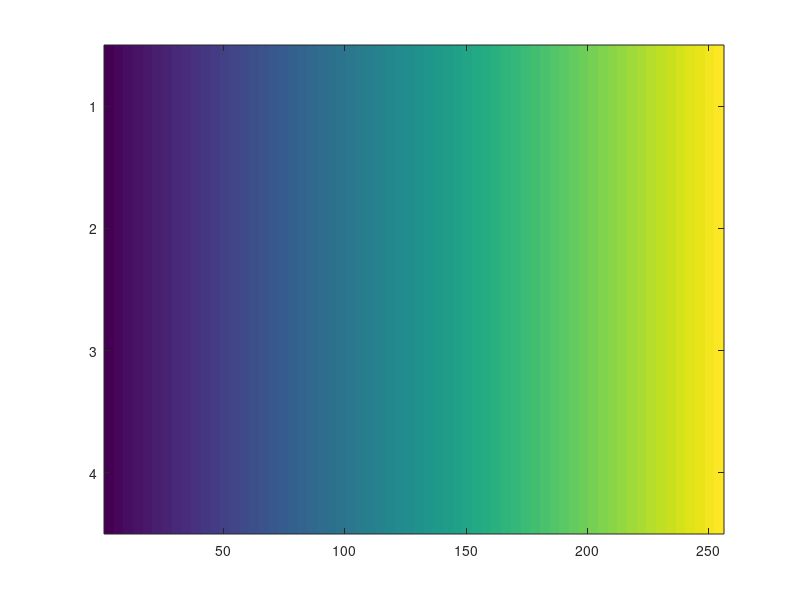

This figure's MATLAB source: (Note: this script raises an error after producing the figure.)
% 2020-6-9 YXC
% make 'Body'

% Body = zeros(256,3);
% 
% x = linspace(1,256,6);
% r = [0,126,191,225,255,255];
% g = [0,77,72,144,218,255];
% b = [0,35,30,123,154,255];
% 
% Body(:,1) = interp1(x,r,linspace(1,256,256));
% Body(:,2) = interp1(x,g,linspace(1,256,256));
% Body(:,3) = interp1(x,b,linspace(1,256,256));
% 
% Body = Body/256;

%% 2020-12-20 make jet2

% % import jet from color map 
x = linspace(1,256,256);
x = x.*ones(4,size(x,2));
f = figure;
imagesc(x);
setcolor(f,'Jetblack');
% 
% figure,plot(Jet(:,1),'r');
% hold on
% plot(Jet(:,2),'g');
% plot(Jet(:,3),'b');

% db = Jet(2,3)-Jet(1,3);
% extrab = flip(Jet(1,3):-db:0);
% extrab = extrab';
% extrab = extrab(1:end-1);
% extrar = zeros(size(extrab));
% extrag = extrar;
% 
% newR = [extrar',Jet(:,1)']';
% newG = [extrag',Jet(:,2)']';
% newB = [extrab',Jet(:,3)']';
% x = linspace(1,256,256)';
% newx = linspace(1,256,length(newR))';
% newR = interp1(newx,newR,x);
% newG = interp1(newx,newG,x);
% newB = interp1(newx,newB,x);
% 
% figure,plot(newB)
% def(:,1) = newR;
% def(:,2) = newG;
% def(:,3) = newB;


%% function


function setcolor(ax,col,varargin)
invert = 0;
if nargin>2
    skipover = 0;
    for i=1:length(varargin)
        if skipover ~=0
            skipover = skipover-1;
        else
            switch varargin{i}
                case 'invert'
                    skipover = 0;
                    invert = 1;
                otherwise
                    st = num2str(varargin{i});
                    fprintf(strcat('"',st,'" is not recognized as a property'));
            end

        end
    end
end

    
% color_map_path = 'C:\Users\chong\Documents\MATLAB\STM\MATLAB\STM View\Color Maps\';
color_map_path = fullfile(fileparts(mfilename('fullpath')),'..','..','\STM View\Color Maps\');

color_map = struct2cell(load([color_map_path col]));
color_map = color_map{1};
if invert == 1
   color_map = flipud(color_map); 
end
colormap(ax,color_map);
end

